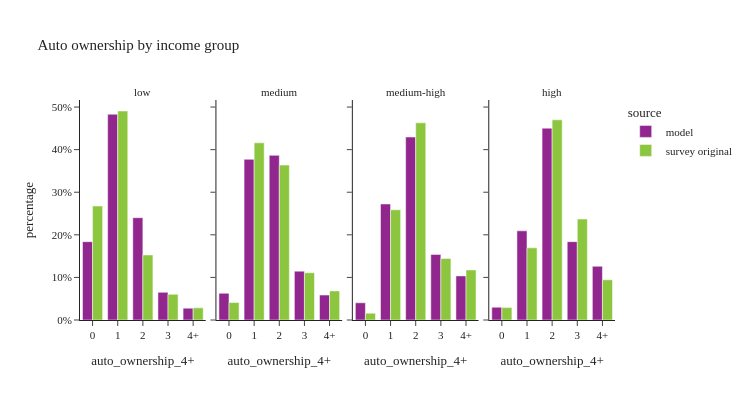

The code cell stored with this chart in its notebook:
### Code cell
util.plot_share_facetbar(hh_data, 'hh_weight', share_col="auto_ownership_4+", title="Auto ownership by income group", 
                            facet_col="income_group", facet_col_wrap=4, height=400, orientation='v')

### Figure 1 — Plotly figure (JSON) as saved in the notebook; plotly's stock layout.template omitted (floating-point values rounded to 4 significant figures)
{"data": [{"alignmentgroup": "True", "customdata": [[79790], [209600], [104195], [28193], [12044]], "hovertemplate": "source=model<br>income_group=low<br>auto_ownership_4+=%{x}<br>percentage=%{y}<br>sample_size=%{customdata[0]}<extra></extra>", "legendgroup": "model", "marker": {"color": "#91268F", "pattern": {"shape": ""}}, "name": "model", "offsetgroup": "model", "orientation": "v", "showlegend": true, "textposition": "auto", "type": "bar", "x": ["0", "1", "2", "3", "4+"], "xaxis": "x", "y": [0.1839, 0.4831, 0.2402, 0.06499, 0.02776], "yaxis": "y"}, {"alignmentgroup": "True", "customdata": [[27241], [163565], [167605], [49744], [25392]], "hovertemplate": "source=model<br>income_group=medium<br>auto_ownership_4+=%{x}<br>percentage=%{y}<br>sample_size=%{customdata[0]}<extra></extra>", "legendgroup": "model", "marker": {"color": "#91268F", "pattern": {"shape": ""}}, "name": "model", "offsetgroup": "model", "orientation": "v", "showlegend": false, "textposition": "auto", "type": "bar", "x": ["0", "1", "2", "3", "4+"], "xaxis": "x2", "y": [0.06283, 0.3773, 0.3866, 0.1147, 0.05857], "yaxis": "y2"}, {"alignmentgroup": "True", "customdata": [[17548], [118299], [186573], [66847], [44981]], "hovertemplate": "source=model<br>income_group=medium-high<br>auto_ownership_4+=%{x}<br>percentage=%{y}<br>sample_size=%{customdata[0]}<extra></extra>", "legendgroup": "model", "marker": {"color": "#91268F", "pattern": {"shape": ""}}, "name": "model", "offsetgroup": "model", "orientation": "v", "showlegend": false, "textposition": "auto", "type": "bar", "x": ["0", "1", "2", "3", "4+"], "xaxis": "x3", "y": [0.04041, 0.2724, 0.4296, 0.1539, 0.1036], "yaxis": "y3"}, {"alignmentgroup": "True", "customdata": [[13030], [90913], [195605], [79910], [54777]], "hovertemplate": "source=model<br>income_group=high<br>auto_ownership_4+=%{x}<br>percentage=%{y}<br>sample_size=%{customdata[0]}<extra></extra>", "legendgroup": "model", "marker": {"color": "#91268F", "pattern": {"shape": ""}}, "name": "model", "offsetgroup": "model", "orientation": "v", "showlegend": false, "textposition": "auto", "type": "bar", "x": ["0", "1", "2", "3", "4+"], "xaxis": "x4", "y": [0.03001, 0.2094, 0.4505, 0.184, 0.1261], "yaxis": "y4"}, {"alignmentgroup": "True", "customdata": [[329], [406], [98], [27], [9]], "hovertemplate": "source=survey original<br>income_group=low<br>auto_ownership_4+=%{x}<br>percentage=%{y}<br>sample_size=%{customdata[0]}<extra></extra>", "legendgroup": "survey original", "marker": {"color": "#8CC63E", "pattern": {"shape": ""}}, "name": "survey original", "offsetgroup": "survey original", "orientation": "v", "showlegend": true, "textposition": "auto", "type": "bar", "x": ["0", "1", "2", "3", "4+"], "xaxis": "x", "y": [0.2676, 0.4907, 0.1528, 0.0604, 0.0285], "yaxis": "y"}, {"alignmentgroup": "True", "customdata": [[127], [470], [239], [53], [26]], "hovertemplate": "source=survey original<br>income_group=medium<br>auto_ownership_4+=%{x}<br>percentage=%{y}<br>sample_size=%{customdata[0]}<extra></extra>", "legendgroup": "survey original", "marker": {"color": "#8CC63E", "pattern": {"shape": ""}}, "name": "survey original", "offsetgroup": "survey original", "orientation": "v", "showlegend": false, "textposition": "auto", "type": "bar", "x": ["0", "1", "2", "3", "4+"], "xaxis": "x2", "y": [0.04104, 0.416, 0.3637, 0.1109, 0.06835], "yaxis": "y2"}, {"alignmentgroup": "True", "customdata": [[86], [414], [378], [103], [48]], "hovertemplate": "source=survey original<br>income_group=medium-high<br>auto_ownership_4+=%{x}<br>percentage=%{y}<br>sample_size=%{customdata[0]}<extra></extra>", "legendgroup": "survey original", "marker": {"color": "#8CC63E", "pattern": {"shape": ""}}, "name": "survey original", "offsetgroup": "survey original", "orientation": "v", "showlegend": false, "textposition": "auto", "type": "bar", "x": ["0", "1", "2", "3", "4+"], "xaxis": "x3", "y": [0.01614, 0.2588, 0.463, 0.1445, 0.1176], "yaxis": "y3"}, {"alignmentgroup": "True", "customdata": [[47], [223], [227], [62], [24]], "hovertemplate": "source=survey original<br>income_group=high<br>auto_ownership_4+=%{x}<br>percentage=%{y}<br>sample_size=%{customdata[0]}<extra></extra>", "legendgroup": "survey original", "marker": {"color": "#8CC63E", "pattern": {"shape": ""}}, "name": "survey original", "offsetgroup": "survey original", "orientation": "v", "showlegend": false, "textposition": "auto", "type": "bar", "x": ["0", "1", "2", "3", "4+"], "xaxis": "x4", "y": [0.02916, 0.1694, 0.47, 0.237, 0.09442], "yaxis": "y4"}], "layout": {"annotations": [{"font": {}, "showarrow": false, "text": "low", "x": 0.1175, "xanchor": "center", "xref": "paper", "y": 1.0, "yanchor": "bottom", "yref": "paper"}, {"font": {}, "showarrow": false, "text": "medium", "x": 0.3725, "xanchor": "center", "xref": "paper", "y": 1.0, "yanchor": "bottom", "yref": "paper"}, {"font": {}, "showarrow": false, "text": "medium-high", "x": 0.6275, "xanchor": "center", "xref": "paper", "y": 1.0, "yanchor": "bottom", "yref": "paper"}, {"font": {}, "showarrow": false, "text": "high", "x": 0.8825, "xanchor": "center", "xref": "paper", "y": 1.0, "yanchor": "bottom", "yref": "paper"}], "barmode": "group", "height": 400, "legend": {"title": {"text": "source"}, "tracegroupgap": 0}, "title": {"text": "Auto ownership by income group"}, "width": 750, "xaxis": {"anchor": "y", "domain": [0.0, 0.235], "title": {"text": "auto_ownership_4+"}}, "xaxis2": {"anchor": "y2", "domain": [0.255, 0.49], "matches": "x", "title": {"text": "auto_ownership_4+"}}, "xaxis3": {"anchor": "y3", "domain": [0.51, 0.745], "matches": "x", "title": {"text": "auto_ownership_4+"}}, "xaxis4": {"anchor": "y4", "domain": [0.765, 1.0], "matches": "x", "title": {"text": "auto_ownership_4+"}}, "yaxis": {"anchor": "x", "domain": [0.0, 1.0], "tickformat": ".0%", "title": {"text": "percentage"}}, "yaxis2": {"anchor": "x2", "domain": [0.0, 1.0], "matches": "y", "showticklabels": false, "tickformat": ".0%"}, "yaxis3": {"anchor": "x3", "domain": [0.0, 1.0], "matches": "y", "showticklabels": false, "tickformat": ".0%"}, "yaxis4": {"anchor": "x4", "domain": [0.0, 1.0], "matches": "y", "showticklabels": false, "tickformat": ".0%"}}}
